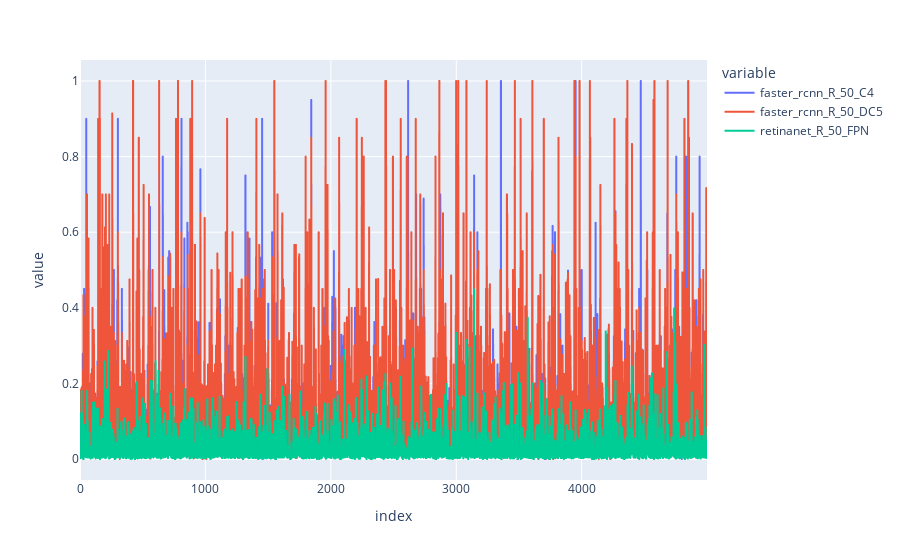

The notebook cell saved with this chart:
### Code cell
df = pd.DataFrame.from_dict(data)
print(df.describe())

fig = df.plot()
fig.show()

### Figure 1 — Plotly figure (JSON) as saved in the notebook; plotly's stock layout.template omitted (floating-point values rounded to 4 significant figures; data arrays with more than 128 entries replaced by an {"elided": "..."} marker saying what was removed)
{"data": [{"hovertemplate": "variable=faster_rcnn_R_50_C4<br>index=%{x}<br>value=%{y}<extra></extra>", "legendgroup": "faster_rcnn_R_50_C4", "line": {"color": "#636efa", "dash": "solid"}, "marker": {"symbol": "circle"}, "mode": "lines", "name": "faster_rcnn_R_50_C4", "showlegend": true, "type": "scattergl", "x": {"elided": "5000 int values"}, "xaxis": "x", "y": {"elided": "5000 float values"}, "yaxis": "y"}, {"hovertemplate": "variable=faster_rcnn_R_50_DC5<br>index=%{x}<br>value=%{y}<extra></extra>", "legendgroup": "faster_rcnn_R_50_DC5", "line": {"color": "#EF553B", "dash": "solid"}, "marker": {"symbol": "circle"}, "mode": "lines", "name": "faster_rcnn_R_50_DC5", "showlegend": true, "type": "scattergl", "x": {"elided": "5000 int values"}, "xaxis": "x", "y": {"elided": "5000 float values"}, "yaxis": "y"}, {"hovertemplate": "variable=retinanet_R_50_FPN<br>index=%{x}<br>value=%{y}<extra></extra>", "legendgroup": "retinanet_R_50_FPN", "line": {"color": "#00cc96", "dash": "solid"}, "marker": {"symbol": "circle"}, "mode": "lines", "name": "retinanet_R_50_FPN", "showlegend": true, "type": "scattergl", "x": {"elided": "5000 int values"}, "xaxis": "x", "y": {"elided": "5000 float values"}, "yaxis": "y"}], "layout": {"legend": {"title": {"text": "variable"}, "tracegroupgap": 0}, "margin": {"t": 60}, "xaxis": {"anchor": "y", "domain": [0, 1], "title": {"text": "index"}}, "yaxis": {"anchor": "x", "domain": [0, 1], "title": {"text": "value"}}}}
